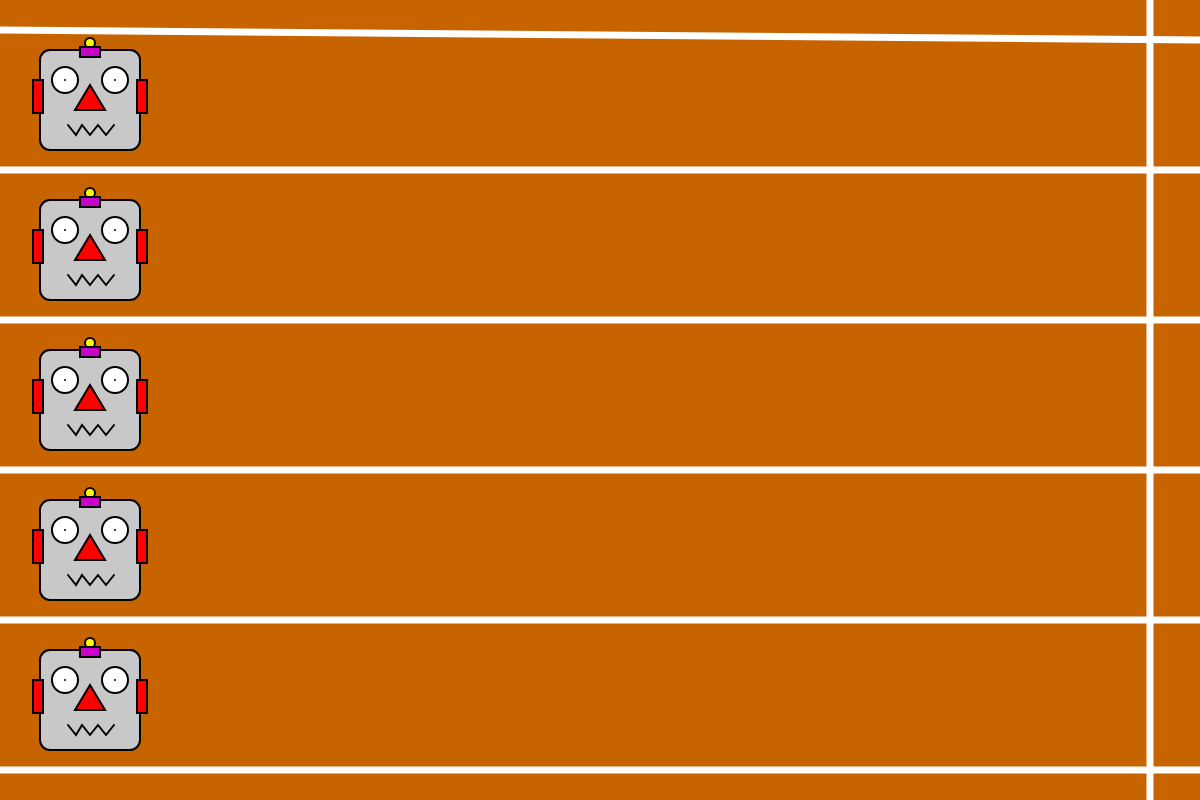
Frame 1 (no input)
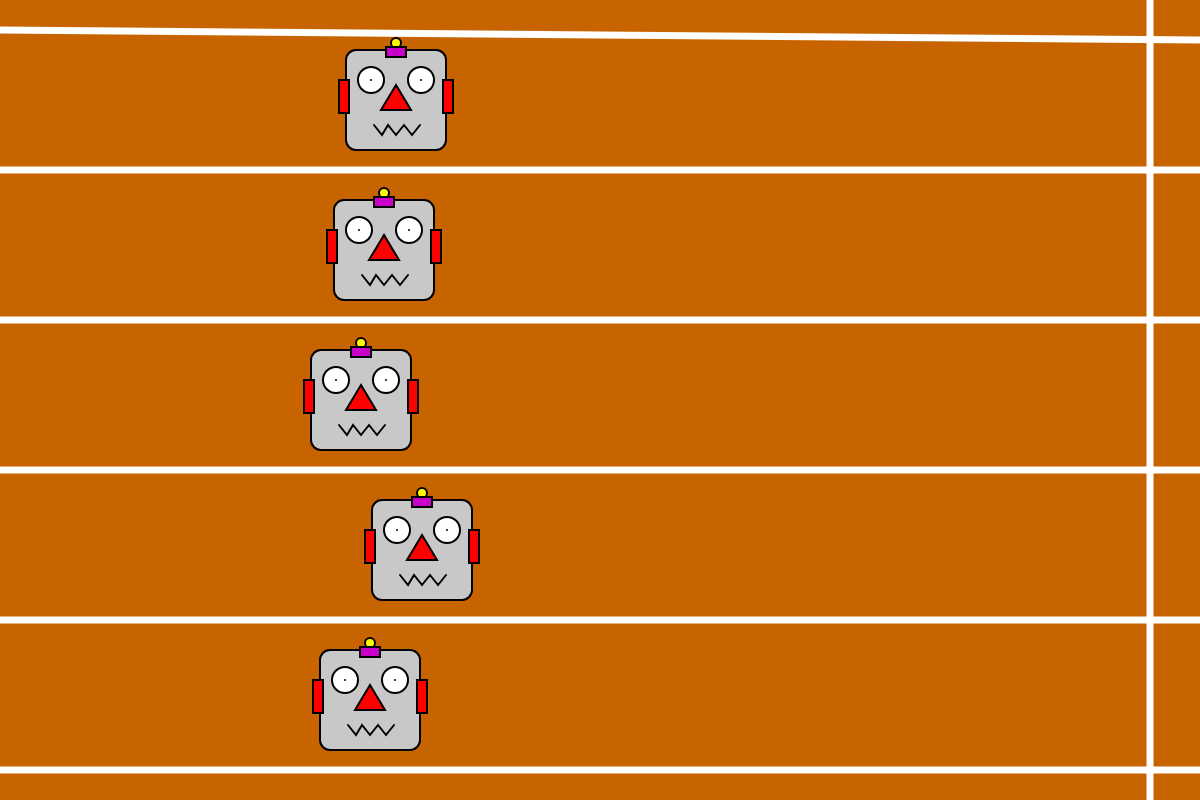
Frame 60 (no input)
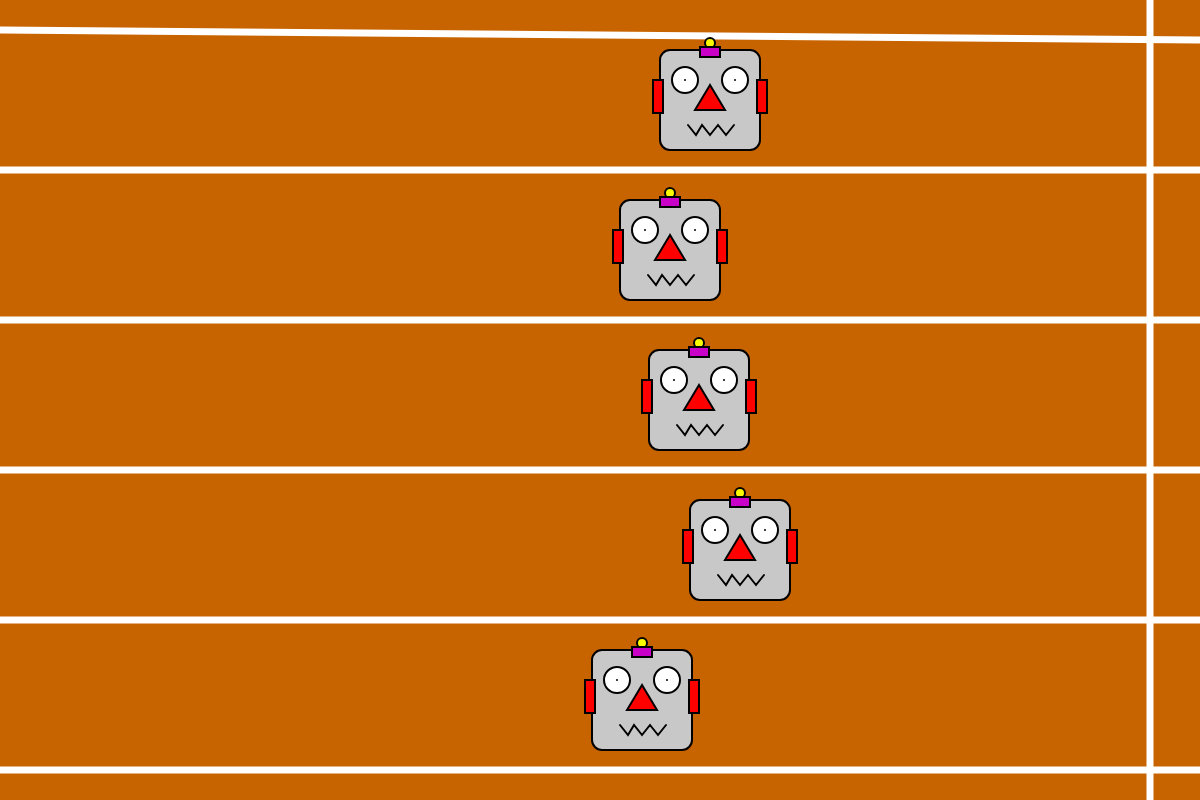
Frame 120 (the mouse pressed at the canvas centre since frame 60)

The p5.js sketch that drew these frames (run headless with seeded random() and noise() and a simulated clock; from frame 60 on, the mouse is pressed at the canvas centre):

// p5.js sketch
// ── sketch.js
/// <reference path="/Users/bgmacbook/Documents/UoL Computer Science/CM1005 - ITP1/p5.intellisense/p5.global-mode.d.ts" />
/*
Hack It: Robot Olympics

* Make each robot move down the track by increasing its x coordinate each frame. You will want to add some randomness to this so each robot races at a different speed. 
* Check which robot has won the race and display a message saying which robot won. Remember the lanes will are labelled 1-5 not 0-4. 
* Some other things to try out when you've done the basics: 
    * Switch the robotXs and robotYs arrays to a single array of objects. 
    * Change the look of each robot.  
    * [HARD] Make the robots run the other way, or down the screen not across. 
    * [V HARD] make the race distance longer without increasing the size of the canvas. 
    * [V HARD] add "on your marks.", "Get set" and "go" before the start of the race. 
*/

var finishLineX = 1150;
var robotXs = [40, 40, 40, 40, 40];
var robotYs = [50, 200, 350, 500, 650];
var isWin = false;

function setup()
{
	createCanvas(1200, 800);

}


function draw()
{

	background(200, 100, 0);


	//draw the finish line and first line marker
	strokeWeight(7);
	stroke(255);
	line(finishLineX, 0, finishLineX, height);
	line(0, robotYs[0] - 20, width, robotYs[0] - 10);

	for (var i = 0; i < robotXs.length; i++)
	{

		//draw the robots
		strokeWeight(2);
		stroke(0);

		//robot head
		fill(200);
		rect(robotXs[i], robotYs[i], 100, 100, 10);

		//ears
		fill(255, 0, 0);

		rect(robotXs[i] - 7, robotYs[i] + 30, 10, 33);
		rect(robotXs[i] + 97, robotYs[i] + 30, 10, 33);

		//robots' antennas
		fill(250, 250, 0);
		ellipse(robotXs[i] + 50, robotYs[i] - 7, 10, 10);

		fill(200, 0, 200);
		rect(robotXs[i] + 40, robotYs[i] - 3, 20, 10);

		//eyes
		fill(255);
		ellipse(robotXs[i] + 25, robotYs[i] + 30, 26, 26);
		point(robotXs[i] + 25, robotYs[i] + 30);
		ellipse(robotXs[i] + 75, robotYs[i] + 30, 26, 26);
		point(robotXs[i] + 75, robotYs[i] + 30);


		//robots' noses
		fill(255, 0, 0);
		triangle(robotXs[i] + 50, robotYs[i] + 35, robotXs[i] + 35, robotYs[i] + 60, robotXs[i] + 65, robotYs[i] + 60);

		//robot 1 mouth
		noFill();
		beginShape();
		vertex(robotXs[i] + 28, robotYs[i] + 75);
		vertex(robotXs[i] + 36, robotYs[i] + 85);
		vertex(robotXs[i] + 42, robotYs[i] + 75);
		vertex(robotXs[i] + 50, robotYs[i] + 85);
		vertex(robotXs[i] + 58, robotYs[i] + 75);
		vertex(robotXs[i] + 66, robotYs[i] + 85);
		vertex(robotXs[i] + 74, robotYs[i] + 75);
		endShape();

		//draw the lower line marker for this lane
		strokeWeight(7);
		stroke(255);
		line(0, robotYs[i] + 120, width, robotYs[i] + 120);

		//TODO: update the robots x location 
		if(isWin == false){
			robotXs[i] += round(random(0,10));
		}

		//TODO Check if the robot has won and display message!   
		if(robotXs[i]+105 > finishLineX){
			
			textAlign(LEFT);
			textSize(40);
			strokeWeight(1);
			stroke(0);
			fill(0);
			text("Robot "+(i+1)+" Wins the race!", 400, height / 2);

			isWin = true;
		}
	}

}
